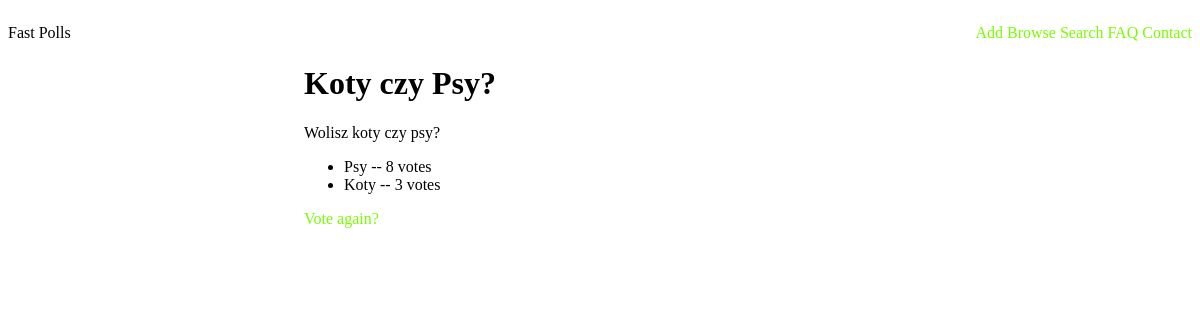
The page /polls/1/results on the database as committed earlier.
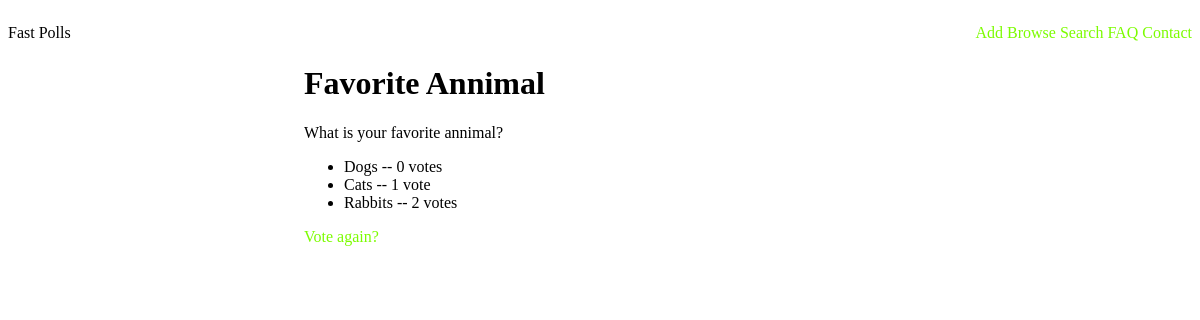
The same page on the database as committed later.
### polls/models.py (models this page shows, shortened)
class Question(models.Model):
    title = models.CharField(max_length=100)
    question_text = models.CharField(max_length=300)
    pub_date = models.DateTimeField('Publication Date')

class Choice(models.Model):
    question = models.ForeignKey(Question)
    choice_text = models.CharField(max_length=300)
    votes = models.IntegerField(default=0)

### polls/views.py (the view)
# urls.py: url(r'^(?P<question_id>[0-9]+)/results$', views.results, name='results'),
def results(request, question_id):
    question = get_object_or_404(Question, pk=question_id)
    return render(request, 'polls/results.html', {'question': question})

### templates/polls/results.html
{% extends 'fast_polls/base.html' %}
{% block main %}
    <h1>{% block title %}{{ question.title }}{% endblock %}</h1>
    <p>{{ question.question_text }}</p>
        <ul>
            {% for choice in question.choice_set.all %}
                <li>{{ choice.choice_text }} -- {{ choice.votes }} vote{{ choice.votes|pluralize }}</li>
            {% endfor %}
        </ul>
    <a href="{% url 'polls:vote' question.id %}">Vote again?</a>
{% endblock %}

### templates/fast_polls/base.html (shortened to what this page needs)
<!DOCTYPE html>
<html lang="en">
    <head>
        {% load staticfiles %}
        <link rel="stylesheet" type="text/css" href="{% static 'style.css' %}" />
    </head>
    <body>
        {% include 'fast_polls/my_menu.html' %}
        <div class="my_content">
            {% block main %}
            {% endblock %}
        </div>
    </body>
</html>

### templates/fast_polls/my_menu.html (shortened to what this page needs)
<div id="my_menu">
    <p>Fast Polls</p>
    <ul>
        <li><a href="/polls/add">Add</a> </li>
        <li><a href="/polls">Browse</a> </li>
        <li><a href="/polls/search">Search</a> </li>
        <li><a href="/faq">FAQ</a> </li>
        <li><a href="/contact">Contact</a> </li>
    </ul>
</div>

### polls/static/style.css (style rules this page uses)
#my_menu p { float: left; }
#my_menu ul { float: right; }
#my_menu ul li { display: inline; }
ul li a { outline: none; }
.my_content { margin: auto; width: 50%; }
a { color: lawngreen; outline: none; text-decoration: none; }

Rows that differ between the two databases and show on the page:
changed Question: title "Koty czy Psy?" → "Favorite Annimal"; question_text "Wolisz koty czy psy?" → "What is your favorite annimal?"
changed Choice: choice_text "Psy" → "Dogs"; votes "8" → "0"
changed Choice: choice_text "Koty" → "Cats"; votes "3" → "1"
now on this page (row edited): Choice: choice_text "Rabbits", votes "2"
